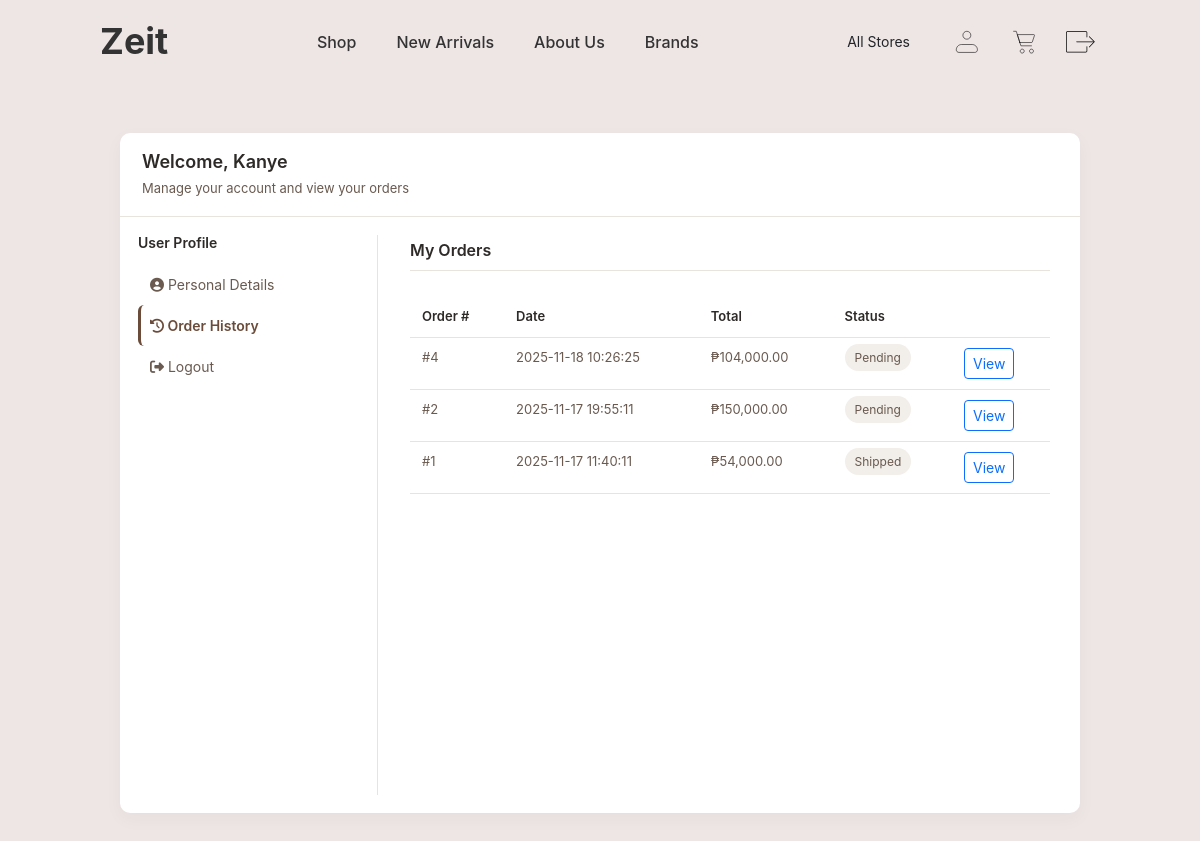
Page /profile.php?tab=orders (signed in) on the earlier database version.
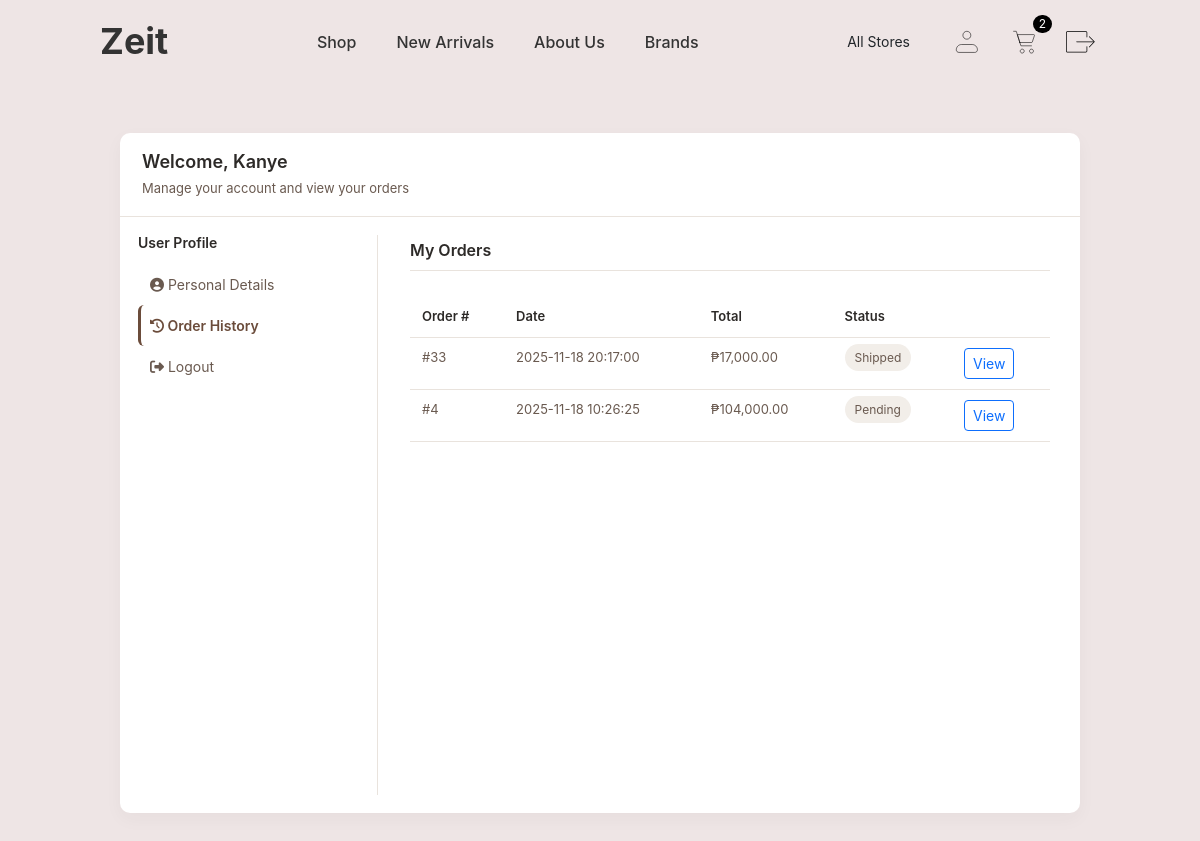
Same page on the later database version.
### tables this page shows
CREATE TABLE `users` (
  `user_id` int NOT NULL AUTO_INCREMENT,
  `role_id` int NOT NULL,
  `first_name` varchar(100) DEFAULT NULL,
  `last_name` varchar(100) DEFAULT NULL,
  `email` varchar(100) DEFAULT NULL,
  `password_hash` varchar(255) NOT NULL,
  `phone` varchar(20) DEFAULT NULL,
  `created_at` date DEFAULT (curdate()),
  PRIMARY KEY (`user_id`),
  UNIQUE KEY `email` (`email`),
  KEY `fk_users_role` (`role_id`),
  CONSTRAINT `fk_users_role` FOREIGN KEY (`role_id`) REFERENCES `roles` (`role_id`)
);

CREATE TABLE `orders` (
  `order_id` int NOT NULL AUTO_INCREMENT,
  `user_id` int NOT NULL,
  `branch_id` int DEFAULT NULL,
  `order_date` datetime DEFAULT CURRENT_TIMESTAMP,
  `status` enum('Pending','Shipped','Delivered','Cancelled') DEFAULT 'Pending',
  `total_amount` decimal(10,2) NOT NULL,
  PRIMARY KEY (`order_id`),
  KEY `fk_orders_user` (`user_id`),
  KEY `fk_orders_branch` (`branch_id`),
  CONSTRAINT `fk_orders_branch` FOREIGN KEY (`branch_id`) REFERENCES `branches` (`branch_id`),
  CONSTRAINT `fk_orders_user` FOREIGN KEY (`user_id`) REFERENCES `users` (`user_id`)
);

### profile.php (the view, shortened to what this page needs)
<?php
require_once 'config.php';
$tab = $_GET['tab'] ?? 'overview';
$user_id = (int)$_SESSION['user_id'];
$conn = getDBConnection($servername, $username, $password, $database, $port);
$userData = null;
if ($conn) {
    $uStmt = $conn->prepare('SELECT first_name, last_name, email, phone FROM users WHERE user_id = ? LIMIT 1');
    if ($uStmt) {
        $uStmt->bind_param('i', $user_id);
        $uStmt->execute();
        $uRes = $uStmt->get_result();
        $userData = $uRes->fetch_assoc() ?: null;
    }
}
?>
<!DOCTYPE html>
<html lang="en">
  <head>
    <link href="https://cdn.jsdelivr.net/npm/bootstrap@5.3.8/dist/css/bootstrap.min.css" rel="stylesheet">
    <link rel="stylesheet" href="https://cdnjs.cloudflare.com/ajax/libs/font-awesome/6.4.0/css/all.min.css">
    <link rel="stylesheet" href="styles/profile.css">
    <link rel="stylesheet" href="styles/styles.css">
  </head>
<body>
  <div class="container-fluid">
    <?php include 'header-navbar.php'; ?>
    <div class="profile-container">
      <div class="profile-header">
        <h2>Welcome, <?php echo htmlspecialchars($userData['first_name'] ?? 'User', ENT_QUOTES, 'UTF-8'); ?></h2>
        <p>Manage your account and view your orders</p>
      </div>
      <div class="profile-content">
        <aside class="sidebar profile-sidebar">
          <h3>User Profile</h3>
          <ul class="profile-menu">
            <li><a class="<?php echo $tab === 'overview' ? 'active' : ''; ?>" href="profile.php?tab=overview"><i class="fas fa-user-circle"></i> Personal Details</a></li>
            <li><a class="<?php echo $tab === 'orders' ? 'active' : ''; ?>" href="profile.php?tab=orders"><i class="fas fa-history"></i> Order History</a></li>
            <li><a href="logout.php"><i class="fas fa-sign-out-alt"></i> Logout</a></li>
          </ul>
        </aside>
        <main class="profile-main">
          <?php if ($tab === 'overview'): ?>
            <div class="welcome-message">
              <h4>Welcome, <?php echo htmlspecialchars($userData['first_name'] ?? 'User', ENT_QUOTES, 'UTF-8'); ?></h4>
            </div>
            <h3 class="section-title">Personal Details</h3>
            <?php if ($userData): ?>
              <div class="info-card">
                <div class="info-row">
                  <div class="info-label">First Name:</div>
                  <div class="info-value"><?php echo htmlspecialchars($userData['first_name'] ?? 'N/A', ENT_QUOTES, 'UTF-8'); ?></div>
                </div>
                <div class="info-row">
                  <div class="info-label">Last Name:</div>
                  <div class="info-value"><?php echo htmlspecialchars($userData['last_name'] ?? 'N/A', ENT_QUOTES, 'UTF-8'); ?></div>
                </div>
                <div class="info-row">
                  <div class="info-label">Email:</div>
                  <div class="info-value"><?php echo htmlspecialchars($userData['email'] ?? 'N/A', ENT_QUOTES, 'UTF-8'); ?></div>
                </div>
                <div class="info-row">
                  <div class="info-label">Phone:</div>
                  <div class="info-value"><?php echo htmlspecialchars($userData['phone'] ?? 'N/A', ENT_QUOTES, 'UTF-8'); ?></div>
                </div>
              </div>
            <?php else: ?>
              <p>User information not available.</p>
            <?php endif; ?>
          <?php elseif ($tab === 'orders'): ?>
            <h2 class="section-title">My Orders</h2>
            <?php
            if ($conn) {
                $orders = [];
                $stmt = $conn->prepare("CALL GetUserOrderHistory(?)");
                if ($stmt) {
                    $stmt->bind_param('i', $user_id);
                    $stmt->execute();
                    if (method_exists($stmt, 'get_result')) {
                        $res = $stmt->get_result();
                        while ($r = $res->fetch_assoc()) {
                            $orders[] = $r;
                        }
                    }
                    if (!empty($orders)) {
                        echo '<div class="table-responsive"><table class="table">';
                        echo '<thead><tr><th>Order #</th><th>Date</th><th>Total</th><th>Status</th><th></th></tr></thead><tbody>';
                        foreach ($orders as $order) {
                            $oid = (int)($order['order_id'] ?? 0);
                            $date = htmlspecialchars($order['order_date'] ?? '', ENT_QUOTES, 'UTF-8');
                            $total = number_format((float)($order['total_amount'] ?? 0), 2);
                            $status = htmlspecialchars($order['status'] ?? '', ENT_QUOTES, 'UTF-8');
                            $statusLower = strtolower($status);
                            $statusClass = '';
                            if ($statusLower === 'pending') $statusClass = 'status-pending';
                            if ($statusLower === 'shipped') $statusClass = 'status-shipped';
                            echo "<tr>
                                    <td>#{$oid}</td>
                                    <td>{$date}</td>
                                    <td>₱{$total}</td>
                                    <td><span class=\"status-badge {$statusClass}\">{$status}</span></td>
                                    <td><a href=\"order-details.php?order_id={$oid}\" class=\"btn btn-sm btn-outline-primary\">View</a></td>
                                  </tr>";
                        }
                        echo '</tbody></table></div>';
                    } else {
                        echo '<p>No orders made yet.</p>';
                    }
                } else {
                    echo '<p>Unable to load orders.</p>';
                }
            } else {
                echo '<p>Unable to load orders.</p>';
            }
            ?>
          <?php else: ?>
            <p>Unknown tab.</p>
          <?php endif; ?>
        </main>
      </div>
    </div>
  </div>
</body>
</html>

### header-navbar.php (shortened to what this page needs)
<?php
require_once 'config.php';
$conn = getDBConnection($servername, $username, $password, $database, $port);
$profileHref = !empty($_SESSION['user_id']) ? 'profile.php' : 'login.php';
$cartCount = 'SELECT COUNT(*) AS item_count FROM cart WHERE user_id = ?';
$stmt = $conn->prepare($cartCount);
if ($stmt) {
    if (!empty($_SESSION['user_id'])) {
        $stmt->bind_param('i', $_SESSION['user_id']);
        $stmt->execute();
        $result = $stmt->get_result();
        $row = $result->fetch_assoc();
        $itemCount = (int)$row['item_count'];
    } else {
        $itemCount = 0;
    }
} else {
    $itemCount = 0;
}
$selectedBranchName = "All Stores";
?>
<div class="navbar">
  <a href="index.php" class="logo"><h1>Zeit</h1></a>
  <div class="nav-links">
    <a href="shop.php">Shop</a>
    <a href="index.php#new-arrivals">New Arrivals</a>
    <a href="about.php">About Us</a>
    <a href="about.php#brands-section">Brands</a>
  </div>
  <div class="icons">
    <div class="dropdown branch-dropdown">
      <button class="branch-btn" type="button" data-bs-toggle="dropdown" aria-expanded="false">
        <?php echo htmlspecialchars($selectedBranchName); ?>
      </button>
    </div>
    <a href="<?php echo $profileHref; ?>" class="icon-link">
      <img src="img/profile-icon.svg" alt="Profile">
    </a>
    <div class="icons-group">
      <a href="cart.php" class="cart-link icon-link">
        <img src="img/cart-icon.svg" alt="Cart">
        <?php if ($itemCount > 0): ?>
          <span class="cart-count"><?php echo (int)$itemCount; ?></span>
        <?php endif; ?>
      </a>
      <?php if (!empty($_SESSION['user_id'])): ?>
        <a href="logout.php" class="logout-btn icon-link">
          <img src="img/logout.svg" alt="Logout">
        </a>
      <?php endif; ?>
    </div>
  </div>
</div>

### styles/profile.css (style rules this page uses)
:root { --bg: #E3DAD8; --panel: #FFFFFF; --primary: #6B4C3B; --primary-2: #8C6A58; --muted: #6A5A50; --text: #2D2A28; --border: #E9E3DD; --subtle: #F2EEE9; }
.container-fluid { background: var(--bg); font-family: Inter; padding: 24px; min-height: 100vh; box-sizing: border-box; padding-top: 0; }
.profile-container { width: 960px; max-width: 100%; height: 680px; margin: 50px auto; background: var(--panel); border-radius: 10px; box-shadow: 0 6px 18px rgba(45,42,40,0.04); display: flex; flex-direction: column; overflow: hidden; }
.profile-header { padding: 18px 22px; border-bottom: 1px solid var(--border); color: var(--text); background: transparent; }
.profile-header h2 { margin: 0; font-size: 18px; color: var(--text); font-weight: 600; }
.profile-header p { margin: 6px 0 0; color: var(--muted); font-size: 13px; }
.profile-content { display: flex; gap: 20px; padding: 18px; height: 100%; box-sizing: border-box; }
.profile-sidebar { width: 240px; flex: 0 0 240px; padding-right: 18px; border-right: 1px solid var(--border); }
.profile-sidebar h3 { margin: 0 0 12px 0; font-size: 14px; color: var(--text); font-weight: 600; }
.profile-menu { list-style: none; padding: 0; margin: 8px 0 0 0; }
.profile-menu a { display: block; padding: 10px 12px; color: var(--muted); text-decoration: none; border-radius: 6px; font-size: 14px; transition: background .12s, color .12s; }
.profile-menu a.active { color: var(--primary); font-weight: 600; background: transparent; border-left: 3px solid var(--primary); padding-left: 9px; }
.profile-main { flex: 1 1 auto; padding: 6px 12px; overflow-y: auto; color: var(--text); }
.section-title { margin: 0 0 16px 0; font-size: 16px; color: var(--text); font-weight: 600; padding-bottom: 10px; border-bottom: 1px solid var(--border); }
.table { width: 100%; border-collapse: collapse; margin-top: 10px; }
.table th, .table td { padding: 10px 12px; border-bottom: 1px solid var(--border); text-align: left; font-size: 13px; color: var(--muted); }
.table th { color: var(--text); font-weight: 600; background: transparent; }
.status-badge { padding: 6px 10px; border-radius: 16px; font-size: 12px; color: var(--muted); background: var(--subtle); }

### styles/styles.css (style rules this page uses)
.container-fluid { display: flex; flex-direction: column; min-height: 100vh; background-color: #EEE5E5; padding: 0px; font-family: 'Inter', sans-serif; }
.navbar { display: flex; flex-direction: row; align-items: center; justify-content: space-between; padding: 20px 200px; background-color: #EEE5E5; width: 100%; }
.navbar h1 { font-size: 36px; font-weight: 700; margin: 0; color: #333; flex-shrink: 0; }
.nav-links { display: flex; align-items: center; gap: 40px; margin: 0 auto; }
.nav-links a { text-decoration: none; color: #333; font-size: 16px; font-weight: 500; white-space: nowrap; transition: color 0.3s ease; }
.icons { display: flex; align-items: center; gap: 16px; }
.icons > div { position: relative; display: flex; align-items: center; gap: 12px; }
.icons a, .icons button { display: inline-flex; align-items: center; justify-content: center; padding: 0; margin: 0; background: none; border: none; text-decoration: none; color: inherit; cursor: pointer; }
.icons img { width: 32px; height: 32px; display: block; margin: 5px; }
.icons .icons-group { display: flex; align-items: center; gap: 12px; }
.cart-link { position: relative; display: inline-flex; align-items: center; padding: 0; text-decoration: none; color: inherit; }
.cart-count { position: absolute; top: -6px; right: -6px; min-width: 18px; height: 18px; padding: 0 6px; border-radius: 999px; background: black; color: #fff; font-size: 12px; display: flex; align-items: center; justify-content: center; }
.logout-btn img { width: 32px; height: 32px; display: block; }
@media (max-width: 1200px) { .navbar { padding: 20px 100px; } }
html, body { font-family: 'Inter', sans-serif; }
.navbar > a { text-decoration: none; color: inherit; }
.navbar > a h1 { margin: 0; font-family: inherit; font-weight: 700; }
.branch-dropdown { margin-right: 20px; }
.branch-btn { border: none; background: transparent; color: #333; padding: 8px 12px; font-size: 14px; border-radius: 6px; cursor: pointer; display: flex; align-items: center; gap: 8px; transition: background-color 0.2s ease; }

Differences in the rows shown:
removed orders: order_id "2", order_date "2025-11-17 19:55:11", total_amount "150,000.00", status "Pending"
removed orders: order_id "1", order_date "2025-11-17 11:40:11", total_amount "54,000.00", status "Shipped"
added orders: order_id "33", order_date "2025-11-18 20:17:00", total_amount "17,000.00", status "Shipped"
Other differences:
$itemCount: (not shown) → "2"
